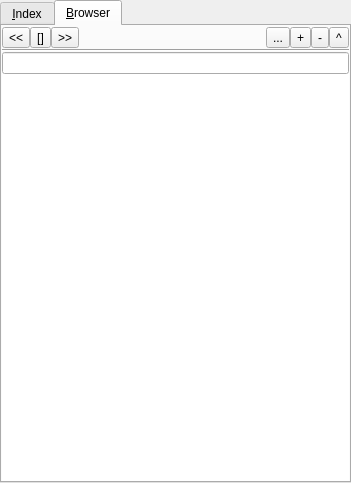
<ui version="4.0" >
 <class>helpViewerForm</class>
 <widget class="QWidget" name="helpViewerForm" >
  <property name="geometry" >
   <rect>
    <x>0</x>
    <y>0</y>
    <width>351</width>
    <height>483</height>
   </rect>
  </property>
  <property name="windowTitle" >
   <string>Form</string>
  </property>
  <layout class="QVBoxLayout" >
   <property name="spacing" >
    <number>0</number>
   </property>
   <property name="leftMargin" >
    <number>0</number>
   </property>
   <property name="topMargin" >
    <number>0</number>
   </property>
   <property name="rightMargin" >
    <number>0</number>
   </property>
   <property name="bottomMargin" >
    <number>0</number>
   </property>
   <item>
    <widget class="QTabWidget" name="mainTab" >
     <property name="tabPosition" >
      <enum>QTabWidget::North</enum>
     </property>
     <property name="tabShape" >
      <enum>QTabWidget::Rounded</enum>
     </property>
     <property name="currentIndex" >
      <number>1</number>
     </property>
     <widget class="QWidget" name="indexTab" >
      <attribute name="title" >
       <string>&amp;Index</string>
      </attribute>
      <layout class="QVBoxLayout" >
       <item>
        <widget class="QLabel" name="referencesListFilterLabel" >
         <property name="text" >
          <string>&amp;Look for:</string>
         </property>
         <property name="buddy" >
          <cstring>referencesListFilter</cstring>
         </property>
        </widget>
       </item>
       <item>
        <widget class="QLineEdit" name="referencesListFilter" />
       </item>
       <item>
        <widget class="QListView" name="referencesListView" />
       </item>
       <item>
        <widget class="QLabel" name="suggestedPanel" >
         <property name="frameShape" >
          <enum>QFrame::StyledPanel</enum>
         </property>
         <property name="frameShadow" >
          <enum>QFrame::Plain</enum>
         </property>
         <property name="text" >
          <string>Help suggestions (based on the editor):&#xd;
&lt;ul>&#xd;
&lt;li>&lt;a href="qstring.html" title="The QString class provides a Unicode character string">QString&lt;/a>&lt;/li>&#xd;
&#xd;
&lt;li>&lt;a href="qwidget.html">QWidget&lt;/a>&lt;/li>&#xd;
&#xd;
&lt;li>&lt;a href="qapplication.html">QApplication&lt;/a>&lt;/li>&#xd;
&#xd;
&lt;li>&lt;a href="qobject.html">QObject&lt;/a>&lt;/li>&#xd;
&#xd;
&lt;ul>&#xd;
&lt;br></string>
         </property>
         <property name="textFormat" >
          <enum>Qt::RichText</enum>
         </property>
         <property name="wordWrap" >
          <bool>true</bool>
         </property>
        </widget>
       </item>
       <item>
        <widget class="QLabel" name="popularPanel" >
         <property name="frameShape" >
          <enum>QFrame::StyledPanel</enum>
         </property>
         <property name="frameShadow" >
          <enum>QFrame::Plain</enum>
         </property>
         <property name="text" >
          <string/>
         </property>
         <property name="textFormat" >
          <enum>Qt::RichText</enum>
         </property>
         <property name="wordWrap" >
          <bool>true</bool>
         </property>
        </widget>
       </item>
      </layout>
     </widget>
     <widget class="QWidget" name="browserTab" >
      <attribute name="title" >
       <string>&amp;Browser</string>
      </attribute>
      <layout class="QVBoxLayout" >
       <property name="spacing" >
        <number>0</number>
       </property>
       <property name="leftMargin" >
        <number>0</number>
       </property>
       <property name="topMargin" >
        <number>0</number>
       </property>
       <property name="rightMargin" >
        <number>0</number>
       </property>
       <property name="bottomMargin" >
        <number>0</number>
       </property>
       <item>
        <layout class="QHBoxLayout" >
         <property name="spacing" >
          <number>0</number>
         </property>
         <item>
          <widget class="QToolButton" name="btnBack" >
           <property name="toolTip" >
            <string>Back</string>
           </property>
           <property name="text" >
            <string>&lt;&lt;</string>
           </property>
           <property name="icon" >
            <iconset resource="../miniassistant.qrc" >:/images/previous.png</iconset>
           </property>
          </widget>
         </item>
         <item>
          <widget class="QToolButton" name="btnHome" >
           <property name="toolTip" >
            <string>Goto home page</string>
           </property>
           <property name="statusTip" >
            <string/>
           </property>
           <property name="text" >
            <string>[]</string>
           </property>
           <property name="icon" >
            <iconset resource="../miniassistant.qrc" >:/images/buildrun.png</iconset>
           </property>
          </widget>
         </item>
         <item>
          <widget class="QToolButton" name="btnForward" >
           <property name="toolTip" >
            <string>Forward</string>
           </property>
           <property name="text" >
            <string>>></string>
           </property>
           <property name="icon" >
            <iconset resource="../miniassistant.qrc" >:/images/next.png</iconset>
           </property>
          </widget>
         </item>
         <item>
          <spacer>
           <property name="orientation" >
            <enum>Qt::Horizontal</enum>
           </property>
           <property name="sizeHint" >
            <size>
             <width>51</width>
             <height>23</height>
            </size>
           </property>
          </spacer>
         </item>
         <item>
          <widget class="QToolButton" name="btnShowPage" >
           <property name="toolTip" >
            <string>Show location bar</string>
           </property>
           <property name="text" >
            <string>...</string>
           </property>
           <property name="checkable" >
            <bool>true</bool>
           </property>
          </widget>
         </item>
         <item>
          <widget class="QToolButton" name="btnZoomUp" >
           <property name="text" >
            <string>+</string>
           </property>
           <property name="icon" >
            <iconset resource="../miniassistant.qrc" >:/images/ajouter.png</iconset>
           </property>
          </widget>
         </item>
         <item>
          <widget class="QToolButton" name="btnZoomDown" >
           <property name="text" >
            <string>-</string>
           </property>
           <property name="icon" >
            <iconset resource="../miniassistant.qrc" >:/images/supprimer.png</iconset>
           </property>
          </widget>
         </item>
         <item>
          <widget class="QToolButton" name="btnOpenInAssitant" >
           <property name="toolTip" >
            <string>Open in Assistant</string>
           </property>
           <property name="text" >
            <string>^</string>
           </property>
           <property name="icon" >
            <iconset resource="../miniassistant.qrc" >:/images/helpassistant.png</iconset>
           </property>
          </widget>
         </item>
        </layout>
       </item>
       <item>
        <widget class="Line" name="line" >
         <property name="orientation" >
          <enum>Qt::Horizontal</enum>
         </property>
        </widget>
       </item>
       <item>
        <widget class="QLineEdit" name="locationBar" />
       </item>
       <item>
        <widget class="QTextBrowser" name="helpBrowser" >
         <property name="frameShape" >
          <enum>QFrame::NoFrame</enum>
         </property>
        </widget>
       </item>
      </layout>
     </widget>
    </widget>
   </item>
  </layout>
 </widget>
 <resources>
  <include location="../miniassistant.qrc" />
  <include location="../miniassistant.qrc" />
 </resources>
 <connections>
  <connection>
   <sender>btnBack</sender>
   <signal>clicked()</signal>
   <receiver>helpBrowser</receiver>
   <slot>backward()</slot>
   <hints>
    <hint type="sourcelabel" >
     <x>11</x>
     <y>37</y>
    </hint>
    <hint type="destinationlabel" >
     <x>51</x>
     <y>148</y>
    </hint>
   </hints>
  </connection>
  <connection>
   <sender>btnForward</sender>
   <signal>clicked()</signal>
   <receiver>helpBrowser</receiver>
   <slot>forward()</slot>
   <hints>
    <hint type="sourcelabel" >
     <x>95</x>
     <y>50</y>
    </hint>
    <hint type="destinationlabel" >
     <x>137</x>
     <y>197</y>
    </hint>
   </hints>
  </connection>
  <connection>
   <sender>btnHome</sender>
   <signal>clicked()</signal>
   <receiver>helpBrowser</receiver>
   <slot>home()</slot>
   <hints>
    <hint type="sourcelabel" >
     <x>64</x>
     <y>50</y>
    </hint>
    <hint type="destinationlabel" >
     <x>79</x>
     <y>152</y>
    </hint>
   </hints>
  </connection>
  <connection>
   <sender>helpBrowser</sender>
   <signal>forwardAvailable(bool)</signal>
   <receiver>btnForward</receiver>
   <slot>setEnabled(bool)</slot>
   <hints>
    <hint type="sourcelabel" >
     <x>89</x>
     <y>183</y>
    </hint>
    <hint type="destinationlabel" >
     <x>95</x>
     <y>55</y>
    </hint>
   </hints>
  </connection>
  <connection>
   <sender>helpBrowser</sender>
   <signal>backwardAvailable(bool)</signal>
   <receiver>btnBack</receiver>
   <slot>setEnabled(bool)</slot>
   <hints>
    <hint type="sourcelabel" >
     <x>174</x>
     <y>273</y>
    </hint>
    <hint type="destinationlabel" >
     <x>14</x>
     <y>34</y>
    </hint>
   </hints>
  </connection>
  <connection>
   <sender>btnZoomDown</sender>
   <signal>clicked()</signal>
   <receiver>helpBrowser</receiver>
   <slot>zoomOut()</slot>
   <hints>
    <hint type="sourcelabel" >
     <x>311</x>
     <y>34</y>
    </hint>
    <hint type="destinationlabel" >
     <x>174</x>
     <y>273</y>
    </hint>
   </hints>
  </connection>
  <connection>
   <sender>btnZoomUp</sender>
   <signal>clicked()</signal>
   <receiver>helpBrowser</receiver>
   <slot>zoomIn()</slot>
   <hints>
    <hint type="sourcelabel" >
     <x>285</x>
     <y>55</y>
    </hint>
    <hint type="destinationlabel" >
     <x>174</x>
     <y>273</y>
    </hint>
   </hints>
  </connection>
 </connections>
</ui>
